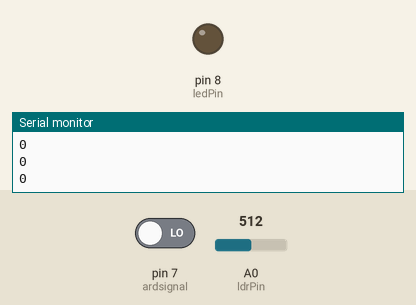
Simulated run of this sketch. Board: Arduino Uno, built with avr-gcc and run on an emulated ATmega328P. On the bench: output pins drawn as LEDs (lit = HIGH), the last lines printed to the serial monitor. The inputs (shaded band) are chosen by the test bench; at power-on: pin 7 (ardsignal) LOW, A0 (ldrPin) = 512.

Above: at 1.2 s.
1.3 s: pin 7 (ardsignal) driven HIGH
2.9 s: A0 (ldrPin) set to 85
5.9 s: A0 (ldrPin) set to 77
At 7.1 s:
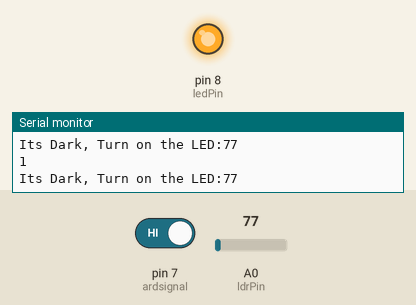
7.4 s: pin 7 (ardsignal) driven LOW
At 7.7 s:
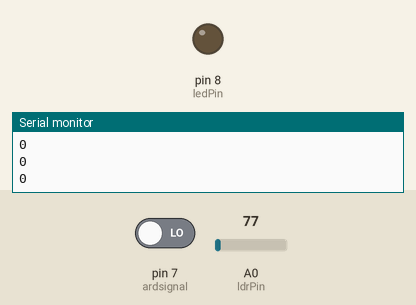
Timing chart, 0 to 9.9 s (numbered marks = the images above; inputs shaded):
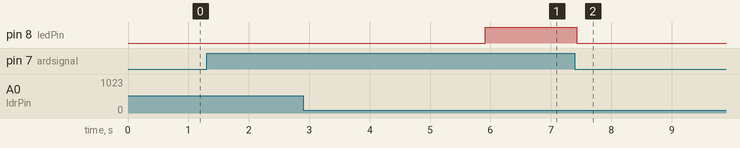

The sketch:

LDR.ino
```cpp
const int ledPin = 8;
const int ldrPin = A0;
const int ardsignal = 7;
void setup() {
  Serial.begin(9600);
  pinMode(ledPin, OUTPUT);
  pinMode(ldrPin, INPUT);
  pinMode(ardsignal, INPUT);
}

void loop() {
  int ldrStatus = analogRead(ldrPin);
  bool train = digitalRead(ardsignal);
  Serial.println(train);
  if(train){
  if (ldrStatus <= 80)
  {
    digitalWrite(ledPin, HIGH);
    Serial.print("Its Dark, Turn on the LED:");
    Serial.println(ldrStatus);

  }
  else
  {
    digitalWrite(ledPin, LOW);
    Serial.print("Its Bright, Turn off the LED:");
    Serial.println(ldrStatus);
  }
  }
  else{
    digitalWrite(ledPin, LOW);
  }

}
```

Measured:
- the behaviour switches between 81 and 80 on A0 (ldrPin) (found by bisection; images 0 and 1)
- after the input at 5.9 s, pin 8 (ledPin): LOW → HIGH at once
- after the input at 7.4 s, pin 8 (ledPin): HIGH → LOW at once
